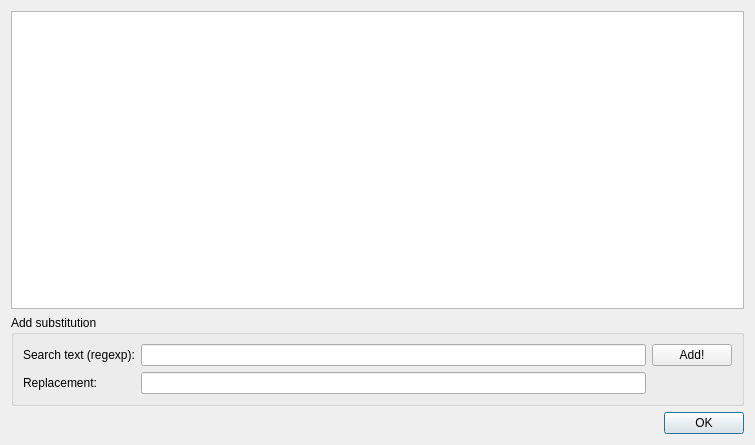
<?xml version="1.0" encoding="UTF-8"?>
<ui version="4.0">
 <class>SubstitutionEditor</class>
 <widget class="QDialog" name="SubstitutionEditor">
  <property name="geometry">
   <rect>
    <x>0</x>
    <y>0</y>
    <width>755</width>
    <height>445</height>
   </rect>
  </property>
  <property name="windowTitle">
   <string>Edit name substitutions...</string>
  </property>
  <property name="locale">
   <locale language="English" country="UnitedStates"/>
  </property>
  <layout class="QVBoxLayout" name="verticalLayout_2">
   <item>
    <widget class="QTableView" name="tvSubstitutions">
     <attribute name="horizontalHeaderDefaultSectionSize">
      <number>300</number>
     </attribute>
     <attribute name="horizontalHeaderMinimumSectionSize">
      <number>100</number>
     </attribute>
     <attribute name="verticalHeaderDefaultSectionSize">
      <number>20</number>
     </attribute>
     <attribute name="verticalHeaderMinimumSectionSize">
      <number>20</number>
     </attribute>
    </widget>
   </item>
   <item>
    <layout class="QHBoxLayout" name="horizontalLayout">
     <property name="sizeConstraint">
      <enum>QLayout::SetMaximumSize</enum>
     </property>
     <item>
      <layout class="QVBoxLayout" name="verticalLayout">
       <item>
        <widget class="QGroupBox" name="groupBox">
         <property name="sizePolicy">
          <sizepolicy hsizetype="Expanding" vsizetype="Preferred">
           <horstretch>1</horstretch>
           <verstretch>0</verstretch>
          </sizepolicy>
         </property>
         <property name="title">
          <string>Add substitution</string>
         </property>
         <layout class="QGridLayout" name="gridLayout">
          <item row="0" column="0">
           <widget class="QLabel" name="lblSearchText">
            <property name="text">
             <string>Search text (regexp):</string>
            </property>
           </widget>
          </item>
          <item row="0" column="1">
           <widget class="QLineEdit" name="leSearchText"/>
          </item>
          <item row="2" column="0">
           <widget class="QLabel" name="lblReplacement">
            <property name="text">
             <string>Replacement:</string>
            </property>
           </widget>
          </item>
          <item row="2" column="1">
           <widget class="QLineEdit" name="leReplacement"/>
          </item>
          <item row="0" column="2">
           <widget class="QPushButton" name="btnAdd">
            <property name="text">
             <string>Add!</string>
            </property>
           </widget>
          </item>
         </layout>
        </widget>
       </item>
       <item>
        <widget class="QDialogButtonBox" name="buttonBox">
         <property name="sizePolicy">
          <sizepolicy hsizetype="Preferred" vsizetype="Fixed">
           <horstretch>0</horstretch>
           <verstretch>0</verstretch>
          </sizepolicy>
         </property>
         <property name="orientation">
          <enum>Qt::Horizontal</enum>
         </property>
         <property name="standardButtons">
          <set>QDialogButtonBox::Ok</set>
         </property>
        </widget>
       </item>
      </layout>
     </item>
    </layout>
   </item>
  </layout>
 </widget>
 <resources/>
 <connections>
  <connection>
   <sender>buttonBox</sender>
   <signal>accepted()</signal>
   <receiver>SubstitutionEditor</receiver>
   <slot>accept()</slot>
   <hints>
    <hint type="sourcelabel">
     <x>259</x>
     <y>433</y>
    </hint>
    <hint type="destinationlabel">
     <x>157</x>
     <y>274</y>
    </hint>
   </hints>
  </connection>
 </connections>
</ui>
